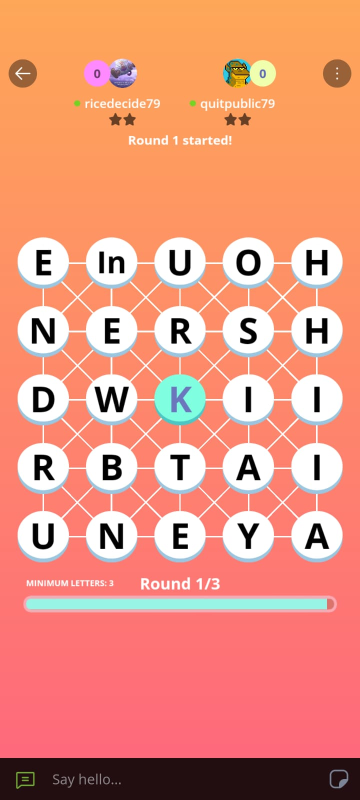
#> input picture new images/1.jpeg, 720 x 1600 px, given in place of 0.jpeg, which was not available (shown at 1/2 size)
$ python grid_search.py
#> lines starting #> are read from the running program, lines starting #| are printed output that depends on the picture; after the words box and inside, x2 and y2 are one past the last pixel; in counts of white or black regions, pixels touching at a corner belong together; pictures that were not available may be replaced by others from this repository, and a replacement may not be noted
#> (reads ground_truth.json from the repository)
#> further down, img is the input picture: shape (1600, 720, 3); mean B, G, R 125.9, 148.1, 231.3
### autoplay_v2/board_detector.py
"""Auto-detect the Plato Crosswords board from a screenshot.

Uses HSV colour masking to find white/cyan tile circles, NMS to remove
duplicates, and K-means clustering to arrange them into a 4×4 or 5×5 grid.
"""
from __future__ import annotations

from pathlib import Path
from typing import List, Optional, Tuple

import cv2
import numpy as np

from autoplay_v2.models import DetectedBoard, DetectedTile

# HSV bounds for game tile circles.
_CYAN_LOWER = (70, 45, 75)
_CYAN_UPPER = (105, 255, 255)
_WHITE_LOWER = (0, 0, 170)
_WHITE_UPPER = (179, 80, 255)


def _find_candidate_circles(
    image_bgr: np.ndarray,
    debug_dir: Optional[Path] = None,
) -> List[Tuple[int, int, int]]:
    """Detect white and cyan circles that could be game tiles.

    Returns a list of (centre_x, centre_y, radius).
    """
    h, w = image_bgr.shape[:2]
    hsv = cv2.cvtColor(image_bgr, cv2.COLOR_BGR2HSV)
#> hsv: shape (1600, 720, 3); mean H, S, V 51.1, 121.3, 234.2

    white_mask = cv2.inRange(hsv, _WHITE_LOWER, _WHITE_UPPER)
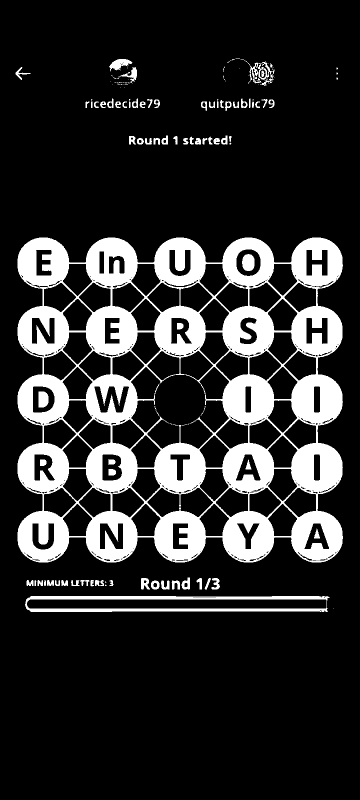
#> white_mask: shape (1600, 720) (shown at 1/2 size); 17.7% white; 152 white regions (77 under 20 px), largest, box (x1, y1, x2, y2) and area: (35, 475, 686, 1125) 184829, (50, 1192, 659, 1224) 7824, (484, 508, 509, 542) 703
    cyan_mask = cv2.inRange(hsv, _CYAN_LOWER, _CYAN_UPPER)
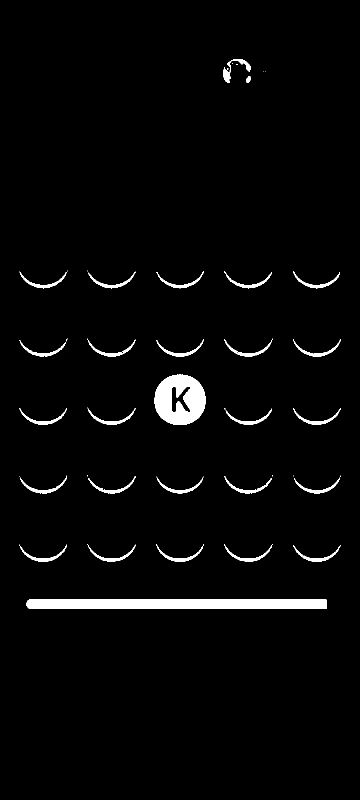
#> cyan_mask: shape (1600, 720) (shown at 1/2 size); 2.8% white; 45 white regions (16 under 20 px), largest, box (x1, y1, x2, y2) and area: (53, 1198, 654, 1218) 11977, (309, 749, 412, 850) 7305, (175, 677, 271, 714) 542
    mask = cv2.bitwise_or(white_mask, cyan_mask)
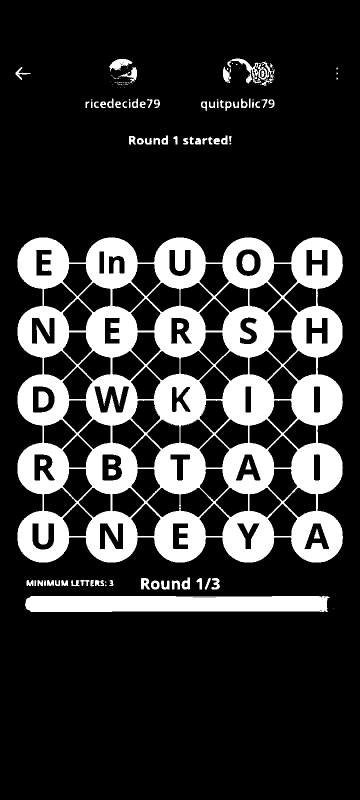
#> mask: shape (1600, 720) (shown at 1/2 size); 19.6% white; 125 white regions (50 under 20 px), largest, box (x1, y1, x2, y2) and area: (35, 475, 686, 1125) 195191, (50, 1192, 659, 1224) 18572, (446, 117, 523, 167) 1093

    kernel = cv2.getStructuringElement(cv2.MORPH_ELLIPSE, (5, 5))
    mask = cv2.morphologyEx(mask, cv2.MORPH_OPEN, kernel)
#> mask: shape (1600, 720); 18% white; 103 white regions (21 under 20 px), largest, box (x1, y1, x2, y2) and area: (50, 1192, 657, 1224) 18489, (443, 747, 550, 852) 7978, (580, 885, 685, 990) 7947
    mask = cv2.morphologyEx(mask, cv2.MORPH_CLOSE, kernel)
#> mask: shape (1600, 720); 18.1% white; 96 white regions (17 under 20 px)
#> (the rest of the program and of its run is left out)
